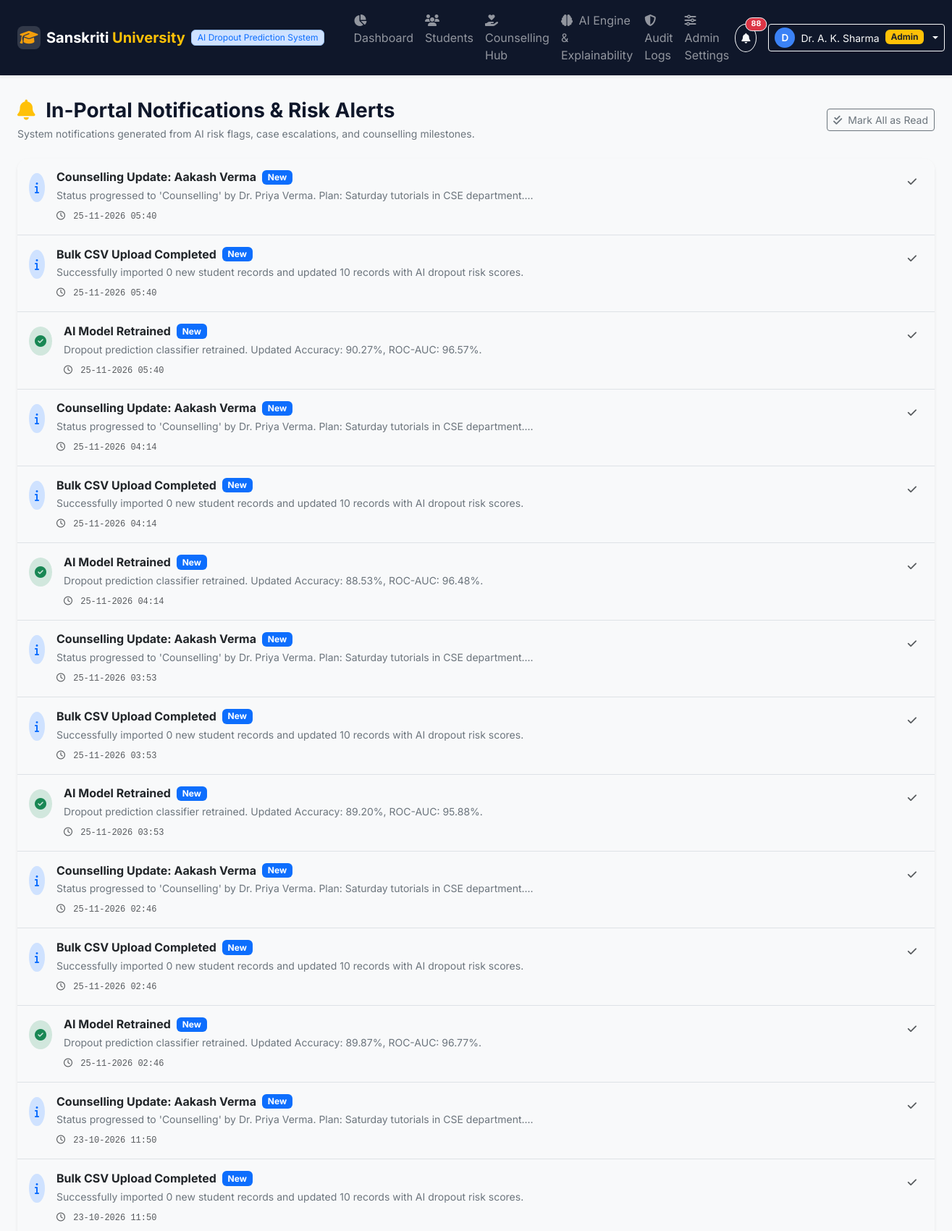
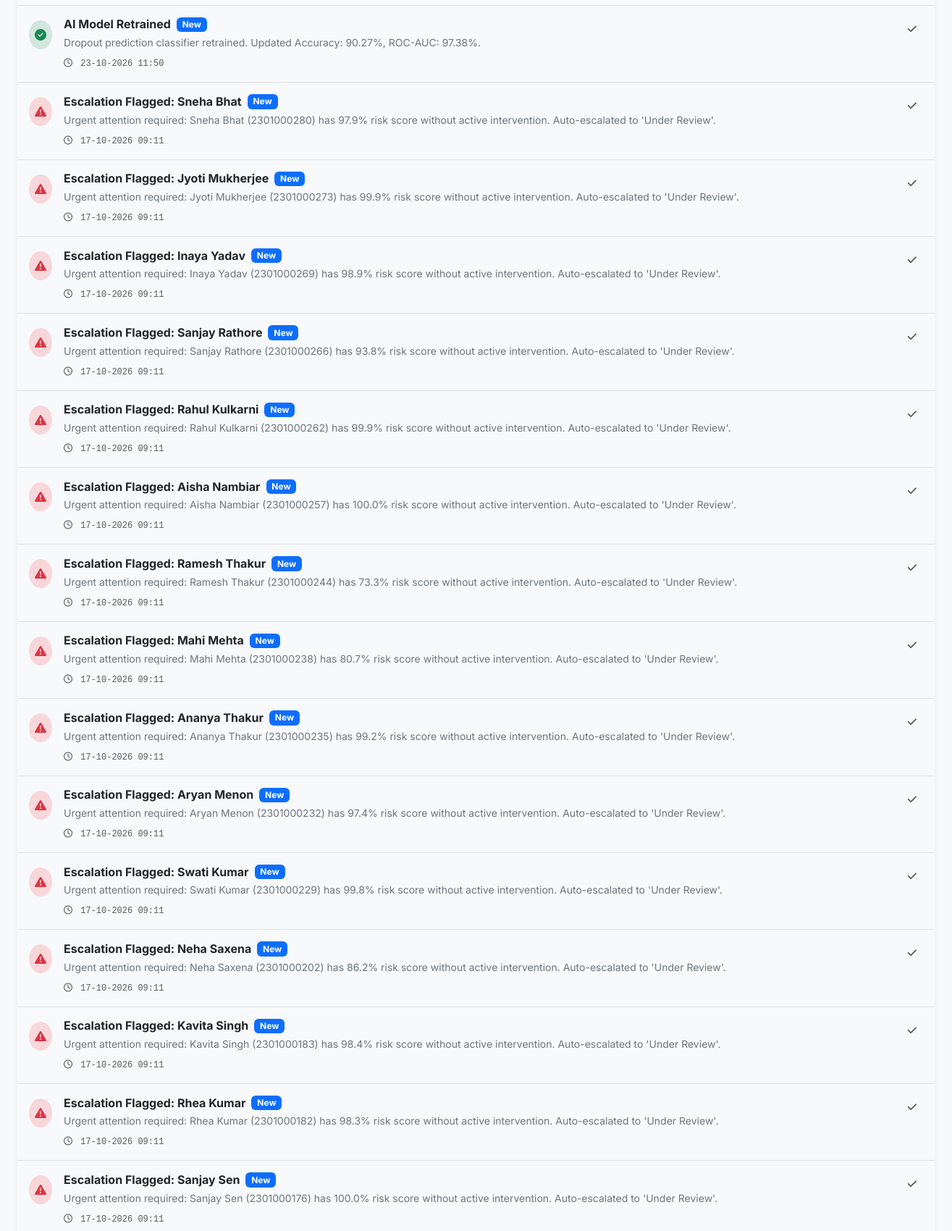
Page /notifications (signed in, upper part) on the committed database (2 pictures, top to bottom).
### database.py (models this page shows)
class Notification(db.Model):
    __tablename__ = 'notifications'
    id = db.Column(db.Integer, primary_key=True)
    user_id = db.Column(db.Integer, nullable=True)  # Null means all mentors/admins
    title = db.Column(db.String(200), nullable=False)
    message = db.Column(db.Text, nullable=False)
    category = db.Column(db.String(30), default='info')  # warning, danger, success, info
    is_read = db.Column(db.Boolean, default=False)
    created_at = db.Column(db.DateTime, default=datetime.utcnow)

### app.py (the view)
    @app.route('/notifications')
    @login_required
    def notifications_view():
        notifications = Notification.query.order_by(Notification.created_at.desc()).all()
        return render_template('notifications.html', notifications=notifications)

### app.py (called while the page is built)
def login_required(f):
    @wraps(f)
    def decorated_function(*args, **kwargs):
        if 'user_id' not in session:
            flash('Please log in to access this portal.', 'warning')
            return redirect(url_for('login', next=request.url))
        return f(*args, **kwargs)
    return decorated_function

### templates/notifications.html (shortened to what this page needs)
{% extends 'base.html' %}
{% block content %}
<div class="container-fluid px-3 px-lg-4">
    <div class="d-flex justify-content-between align-items-center mb-4">
        <div>
            <h3 class="fw-bold text-navy mb-1">
                <i class="fa-solid fa-bell text-warning me-2"></i> In-Portal Notifications & Risk Alerts
            </h3>
            <p class="text-secondary small mb-0">
                System notifications generated from AI risk flags, case escalations, and counselling milestones.
            </p>
        </div>
        <div>
            <form action="{{ url_for('mark_all_notifications_read') }}" method="POST">
                <button type="submit" class="btn btn-outline-secondary btn-sm">
                    <i class="fa-solid fa-check-double me-1"></i> Mark All as Read
                </button>
            </form>
        </div>
    </div>
    <div class="card border-0 shadow-sm rounded-4">
        <div class="card-body p-0">
            <div class="list-group list-group-flush rounded-4">
                {% for n in notifications %}
                <div class="list-group-item p-3 d-flex justify-content-between align-items-start {% if not n.is_read %}bg-light{% endif %}">
                    <div class="d-flex align-items-start gap-3">
                        <div class="rounded-circle p-2 mt-1
                            {% if n.category == 'danger' %}bg-danger-subtle text-danger
                            {% elif n.category == 'warning' %}bg-warning-subtle text-warning-emphasis
                            {% elif n.category == 'success' %}bg-success-subtle text-success
                            {% else %}bg-primary-subtle text-primary{% endif %}">
                            <i class="fa-solid
                                {% if n.category == 'danger' %}fa-triangle-exclamation
                                {% elif n.category == 'warning' %}fa-bell
                                {% elif n.category == 'success' %}fa-circle-check
                                {% else %}fa-info{% endif %}"></i>
                        </div>
                        <div>
                            <div class="d-flex align-items-center gap-2">
                                <h6 class="fw-bold text-dark mb-0">{{ n.title }}</h6>
                                {% if not n.is_read %}
                                <span class="badge bg-primary fs-xs">New</span>
                                {% endif %}
                            </div>
                            <p class="text-secondary small mb-1 mt-1">{{ n.message }}</p>
                            <small class="text-muted font-monospace fs-xs">
                                <i class="fa-regular fa-clock me-1"></i> {{ n.created_at.strftime('%d-%m-%Y %H:%M') }}
                            </small>
                        </div>
                    </div>
                    {% if not n.is_read %}
                    <form action="{{ url_for('mark_notification_read', notif_id=n.id) }}" method="POST">
                        <button type="submit" class="btn btn-sm btn-link text-decoration-none text-muted" title="Mark as read">
                            <i class="fa-solid fa-check"></i>
                        </button>
                    </form>
                    {% endif %}
                </div>
                {% else %}
                <div class="text-center py-5 text-muted">
                    <i class="fa-regular fa-bell-slash fs-1 text-secondary mb-2 d-block"></i>
                    No notifications in the portal.
                </div>
                {% endfor %}
            </div>
        </div>
    </div>
</div>
{% endblock %}

### static/css/style.css (style rules this page uses)
:root { --primary-color: #1a56db; --navy-color: #0f172a; --navy-header: #1e293b; --accent-warning: #f59e0b; --accent-danger: #ef4444; --accent-success: #10b981; --bg-light: #f8fafc; }
body { font-family: 'Inter', system-ui, -apple-system, sans-serif; color: #1e293b; background-color: var(--bg-light); }
.text-navy { color: var(--navy-color) !important; }
.fs-xs { font-size: 0.75rem !important; }

### rows in the picture
Notification: title "Counselling Update: Aakash Verma", is_read "New", message "Status progressed to 'Counselling' by Dr. Priya Verma. Plan: Saturday tutorials in CSE department....", created_at "25-11-2026 05:40"
Notification: title "Bulk CSV Upload Completed", is_read "New", message "Successfully imported 0 new student records and updated 10 records with AI dropout risk scores.", created_at "25-11-2026 05:40"
Notification: title "AI Model Retrained", is_read "New", message "Dropout prediction classifier retrained. Updated Accuracy: 90.27%, ROC-AUC: 96.57%.", created_at "25-11-2026 05:40"
Notification: title "Counselling Update: Aakash Verma", is_read "New", message "Status progressed to 'Counselling' by Dr. Priya Verma. Plan: Saturday tutorials in CSE department....", created_at "25-11-2026 04:14"
Notification: title "Bulk CSV Upload Completed", is_read "New", message "Successfully imported 0 new student records and updated 10 records with AI dropout risk scores.", created_at "25-11-2026 04:14"
Notification: title "AI Model Retrained", is_read "New", message "Dropout prediction classifier retrained. Updated Accuracy: 88.53%, ROC-AUC: 96.48%.", created_at "25-11-2026 04:14"
Notification: title "Counselling Update: Aakash Verma", is_read "New", message "Status progressed to 'Counselling' by Dr. Priya Verma. Plan: Saturday tutorials in CSE department....", created_at "25-11-2026 03:53"
Notification: title "Bulk CSV Upload Completed", is_read "New", message "Successfully imported 0 new student records and updated 10 records with AI dropout risk scores.", created_at "25-11-2026 03:53"
Notification: title "AI Model Retrained", is_read "New", message "Dropout prediction classifier retrained. Updated Accuracy: 89.20%, ROC-AUC: 95.88%.", created_at "25-11-2026 03:53"
Notification: title "Counselling Update: Aakash Verma", is_read "New", message "Status progressed to 'Counselling' by Dr. Priya Verma. Plan: Saturday tutorials in CSE department....", created_at "25-11-2026 02:46"
Notification: title "Bulk CSV Upload Completed", is_read "New", message "Successfully imported 0 new student records and updated 10 records with AI dropout risk scores.", created_at "25-11-2026 02:46"
Notification: title "AI Model Retrained", is_read "New", message "Dropout prediction classifier retrained. Updated Accuracy: 89.87%, ROC-AUC: 96.77%.", created_at "25-11-2026 02:46"
Notification: title "Counselling Update: Aakash Verma", is_read "New", message "Status progressed to 'Counselling' by Dr. Priya Verma. Plan: Saturday tutorials in CSE department....", created_at "23-10-2026 11:50"
Notification: title "Bulk CSV Upload Completed", is_read "New", message "Successfully imported 0 new student records and updated 10 records with AI dropout risk scores.", created_at "23-10-2026 11:50"
Notification: title "AI Model Retrained", is_read "New", message "Dropout prediction classifier retrained. Updated Accuracy: 90.27%, ROC-AUC: 97.38%.", created_at "23-10-2026 11:50"
Notification: title "Escalation Flagged: Sneha Bhat", is_read "New", message "Urgent attention required: Sneha Bhat (2301000280) has 97.9% risk score without active intervention. Auto-escalated to 'Under Review'.", created_at "17-10-2026 09:11"
Notification: title "Escalation Flagged: Jyoti Mukherjee", is_read "New", message "Urgent attention required: Jyoti Mukherjee (2301000273) has 99.9% risk score without active intervention. Auto-escalated to 'Under Review'.", created_at "17-10-2026 09:11"
Notification: title "Escalation Flagged: Inaya Yadav", is_read "New", message "Urgent attention required: Inaya Yadav (2301000269) has 98.9% risk score without active intervention. Auto-escalated to 'Under Review'.", created_at "17-10-2026 09:11"
Notification: title "Escalation Flagged: Sanjay Rathore", is_read "New", message "Urgent attention required: Sanjay Rathore (2301000266) has 93.8% risk score without active intervention. Auto-escalated to 'Under Review'.", created_at "17-10-2026 09:11"
Notification: title "Escalation Flagged: Rahul Kulkarni", is_read "New", message "Urgent attention required: Rahul Kulkarni (2301000262) has 99.9% risk score without active intervention. Auto-escalated to 'Under Review'.", created_at "17-10-2026 09:11"
Notification: title "Escalation Flagged: Aisha Nambiar", is_read "New", message "Urgent attention required: Aisha Nambiar (2301000257) has 100.0% risk score without active intervention. Auto-escalated to 'Under Review'.", created_at "17-10-2026 09:11"
Notification: title "Escalation Flagged: Ramesh Thakur", is_read "New", message "Urgent attention required: Ramesh Thakur (2301000244) has 73.3% risk score without active intervention. Auto-escalated to 'Under Review'.", created_at "17-10-2026 09:11"
Notification: title "Escalation Flagged: Mahi Mehta", is_read "New", message "Urgent attention required: Mahi Mehta (2301000238) has 80.7% risk score without active intervention. Auto-escalated to 'Under Review'.", created_at "17-10-2026 09:11"
Notification: title "Escalation Flagged: Ananya Thakur", is_read "New", message "Urgent attention required: Ananya Thakur (2301000235) has 99.2% risk score without active intervention. Auto-escalated to 'Under Review'.", created_at "17-10-2026 09:11"
Notification: title "Escalation Flagged: Aryan Menon", is_read "New", message "Urgent attention required: Aryan Menon (2301000232) has 97.4% risk score without active intervention. Auto-escalated to 'Under Review'.", created_at "17-10-2026 09:11"
Notification: title "Escalation Flagged: Swati Kumar", is_read "New", message "Urgent attention required: Swati Kumar (2301000229) has 99.8% risk score without active intervention. Auto-escalated to 'Under Review'.", created_at "17-10-2026 09:11"
Notification: title "Escalation Flagged: Neha Saxena", is_read "New", message "Urgent attention required: Neha Saxena (2301000202) has 86.2% risk score without active intervention. Auto-escalated to 'Under Review'.", created_at "17-10-2026 09:11"
Notification: title "Escalation Flagged: Kavita Singh", is_read "New", message "Urgent attention required: Kavita Singh (2301000183) has 98.4% risk score without active intervention. Auto-escalated to 'Under Review'.", created_at "17-10-2026 09:11"
Notification: title "Escalation Flagged: Rhea Kumar", is_read "New", message "Urgent attention required: Rhea Kumar (2301000182) has 98.3% risk score without active intervention. Auto-escalated to 'Under Review'.", created_at "17-10-2026 09:11"
Notification: title "Escalation Flagged: Sanjay Sen", is_read "New", message "Urgent attention required: Sanjay Sen (2301000176) has 100.0% risk score without active intervention. Auto-escalated to 'Under Review'.", created_at "17-10-2026 09:11"

### other values in the picture
{{ unread_notifications_count }} "88"
{{ current_user.get('name', 'User')[0] }} "D"
{{ current_user.get('name') }} "Dr. A. K. Sharma"
{{ current_user.get('role') }} "Admin"
